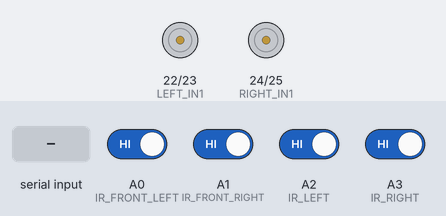
The program below on a simulated Arduino Mega 2560, built with avr-gcc and run on an emulated ATmega2560. Parts: motor-driver pin pairs drawn as motors (green arrow = first pin HIGH = forward, orange = second pin HIGH = backward, longer = more drive, scaled by the enable pin). Inputs (shaded band) come from the test bench; at power-on: A0 (IR_FRONT_LEFT), A1 (IR_FRONT_RIGHT), A2 (IR_LEFT), A3 (IR_RIGHT) HIGH. What the program prints to the serial monitor is not drawn.

Above: at 1.2 s.
1.3 s: "CMD:F\n" received over the second serial link
At 2.5 s:
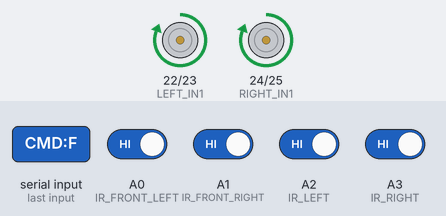
2.8 s: "CMD:B\n" received over the second serial link
At 3.8 s:
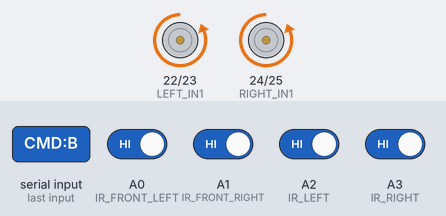
4.3 s: "CMD:L\n" received over the second serial link
At 5.0 s:
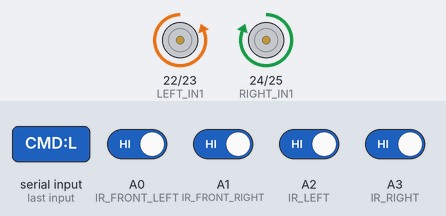
5.8 s: "CMD:R\n" received over the second serial link
At 6.1 s:
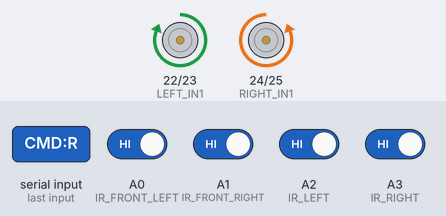
7.3 s: "CMD:S\n" received over the second serial link
At 8.5 s:
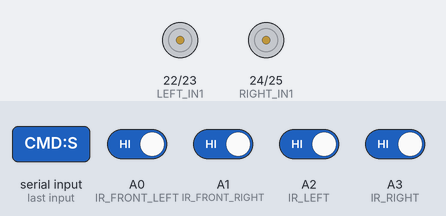
Timing chart, 0 to 9.8 s (numbered marks = the images above; inputs shaded):
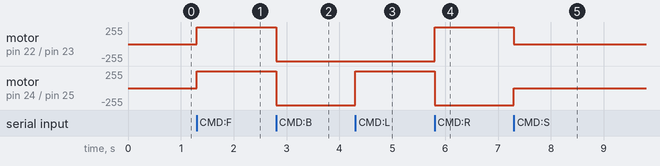

Measured:
- after the input at 1.3 s, motor on pin 22 (LEFT_IN1) / pin 23 (LEFT_IN2), motor on pin 24 (RIGHT_IN1) / pin 25 (RIGHT_IN2): stopped → forward 255/255 at once
- after the input at 2.8 s, motor on pin 22 (LEFT_IN1) / pin 23 (LEFT_IN2), motor on pin 24 (RIGHT_IN1) / pin 25 (RIGHT_IN2): forward 255/255 → backward 255/255 at once
- after the input at 4.3 s, motor on pin 24 (RIGHT_IN1) / pin 25 (RIGHT_IN2): backward 255/255 → forward 255/255 at once
- after the input at 5.8 s, motor on pin 22 (LEFT_IN1) / pin 23 (LEFT_IN2): backward 255/255 → forward 255/255 at once; motor on pin 24 (RIGHT_IN1) / pin 25 (RIGHT_IN2): forward 255/255 → backward 255/255 at once
- after the input at 7.3 s, motor on pin 22 (LEFT_IN1) / pin 23 (LEFT_IN2): forward 255/255 → stopped at once; motor on pin 24 (RIGHT_IN1) / pin 25 (RIGHT_IN2): backward 255/255 → stopped at once

The program:

main.cpp
```cpp
#include <Arduino.h>

#include "config.h"

#include "motors.h"
#include "ir.h"
#include "uart.h"


unsigned long lastReport = 0;

bool emergencyStop=false;


void setup()
{

    setupUART();

    setupMotors();

    setupIR();


    Serial.println("ROVERT Mega Ready");

}


void loop()
{

    if(obstacleDetected())
    {

        if(!emergencyStop)
        {
            stopMotors();

            sendEvent("EVENT:IR_STOP");

            emergencyStop=true;
        }

    }
    else
    {
        emergencyStop=false;
    }


    readCommand();


    if(millis()-lastReport>SENSOR_REPORT_INTERVAL)
    {

        lastReport=millis();

        sendSensorReport();

    }

}
```

ir.h
```cpp
#ifndef IR_H
#define IR_H


void setupIR();

bool irTriggered(int pin);

bool obstacleDetected();

void sendSensorReport();


#endif
```

motors.h
```cpp
#ifndef MOTORS_H
#define MOTORS_H


void setupMotors();

void moveForward();

void moveBackward();

void turnLeft();

void turnRight();

void stopMotors();


#endif
```

uart.h
```cpp
#ifndef UART_H
#define UART_H


void setupUART();

void readCommand();

void sendEvent(const char* message);


#endif
```

ir.cpp
```cpp
#include <Arduino.h>

#include "ir.h"
#include "config.h"


void setupIR()
{
    pinMode(IR_FRONT_LEFT,INPUT);
    pinMode(IR_FRONT_RIGHT,INPUT);
    pinMode(IR_LEFT,INPUT);
    pinMode(IR_RIGHT,INPUT);
}


bool irTriggered(int pin)
{
    return digitalRead(pin)==IR_ACTIVE_STATE;
}


bool obstacleDetected()
{
    return
    irTriggered(IR_FRONT_LEFT) ||
    irTriggered(IR_FRONT_RIGHT) ||
    irTriggered(IR_LEFT) ||
    irTriggered(IR_RIGHT);
}


void sendSensorReport()
{
    ESP_SERIAL.print("SENSORS:");

    ESP_SERIAL.print(irTriggered(IR_FRONT_LEFT));
    ESP_SERIAL.print(",");

    ESP_SERIAL.print(irTriggered(IR_FRONT_RIGHT));
    ESP_SERIAL.print(",");

    ESP_SERIAL.print(irTriggered(IR_LEFT));
    ESP_SERIAL.print(",");

    ESP_SERIAL.println(irTriggered(IR_RIGHT));
}
```

motors.cpp
```cpp
#include <Arduino.h>
#include "motors.h"
#include "config.h"


void setupMotors()
{
    pinMode(LEFT_IN1, OUTPUT);
    pinMode(LEFT_IN2, OUTPUT);
    pinMode(LEFT_EN, OUTPUT);

    pinMode(RIGHT_IN1, OUTPUT);
    pinMode(RIGHT_IN2, OUTPUT);
    pinMode(RIGHT_EN, OUTPUT);

    stopMotors();
}


void moveForward()
{
    digitalWrite(LEFT_IN1,HIGH);
    digitalWrite(LEFT_IN2,LOW);

    digitalWrite(RIGHT_IN1,HIGH);
    digitalWrite(RIGHT_IN2,LOW);

    analogWrite(LEFT_EN,MOTOR_SPEED_NORMAL);
    analogWrite(RIGHT_EN,MOTOR_SPEED_NORMAL);
}


void moveBackward()
{
    digitalWrite(LEFT_IN1,LOW);
    digitalWrite(LEFT_IN2,HIGH);

    digitalWrite(RIGHT_IN1,LOW);
    digitalWrite(RIGHT_IN2,HIGH);

    analogWrite(LEFT_EN,MOTOR_SPEED_NORMAL);
    analogWrite(RIGHT_EN,MOTOR_SPEED_NORMAL);
}


void turnLeft()
{
    digitalWrite(LEFT_IN1,LOW);
    digitalWrite(LEFT_IN2,HIGH);

    digitalWrite(RIGHT_IN1,HIGH);
    digitalWrite(RIGHT_IN2,LOW);

    analogWrite(LEFT_EN,MOTOR_SPEED_TURN);
    analogWrite(RIGHT_EN,MOTOR_SPEED_TURN);
}


void turnRight()
{
    digitalWrite(LEFT_IN1,HIGH);
    digitalWrite(LEFT_IN2,LOW);

    digitalWrite(RIGHT_IN1,LOW);
    digitalWrite(RIGHT_IN2,HIGH);

    analogWrite(LEFT_EN,MOTOR_SPEED_TURN);
    analogWrite(RIGHT_EN,MOTOR_SPEED_TURN);
}


void stopMotors()
{
    digitalWrite(LEFT_IN1,LOW);
    digitalWrite(LEFT_IN2,LOW);

    digitalWrite(RIGHT_IN1,LOW);
    digitalWrite(RIGHT_IN2,LOW);

    analogWrite(LEFT_EN,0);
    analogWrite(RIGHT_EN,0);
}
```

uart.cpp
```cpp
#include <Arduino.h>

#include "uart.h"
#include "motors.h"


void setupUART()
{
    Serial.begin(115200);
    Serial1.begin(115200);
}


void readCommand()
{

    if(!Serial1.available())
        return;


    String cmd = Serial1.readStringUntil('\n');

    cmd.trim();


    if(cmd=="CMD:F")
        moveForward();

    else if(cmd=="CMD:B")
        moveBackward();

    else if(cmd=="CMD:L")
        turnLeft();

    else if(cmd=="CMD:R")
        turnRight();

    else if(cmd=="CMD:S")
        stopMotors();

}


void sendEvent(const char* message)
{
    Serial1.println(message);
}
```

config.h
```cpp
#ifndef CONFIG_H
#define CONFIG_H

// =============================
// L298N Motor Driver Pins
// =============================

// Left motor
#define LEFT_IN1 22
#define LEFT_IN2 23
#define LEFT_EN 26

// Right motor
#define RIGHT_IN1 24
#define RIGHT_IN2 25
#define RIGHT_EN 27


// =============================
// HW201 IR Sensors
// =============================

#define IR_FRONT_LEFT  A0
#define IR_FRONT_RIGHT A1
#define IR_LEFT        A2
#define IR_RIGHT       A3

#define IR_ACTIVE_STATE LOW


// =============================
// UART
// =============================

#define ESP_SERIAL Serial1
#define ESP_BAUD 115200


// =============================
// Motor Speed
// =============================

#define MOTOR_SPEED_NORMAL 180
#define MOTOR_SPEED_TURN 160


// =============================
// Timing
// =============================

#define SENSOR_REPORT_INTERVAL 500


#endif
```
